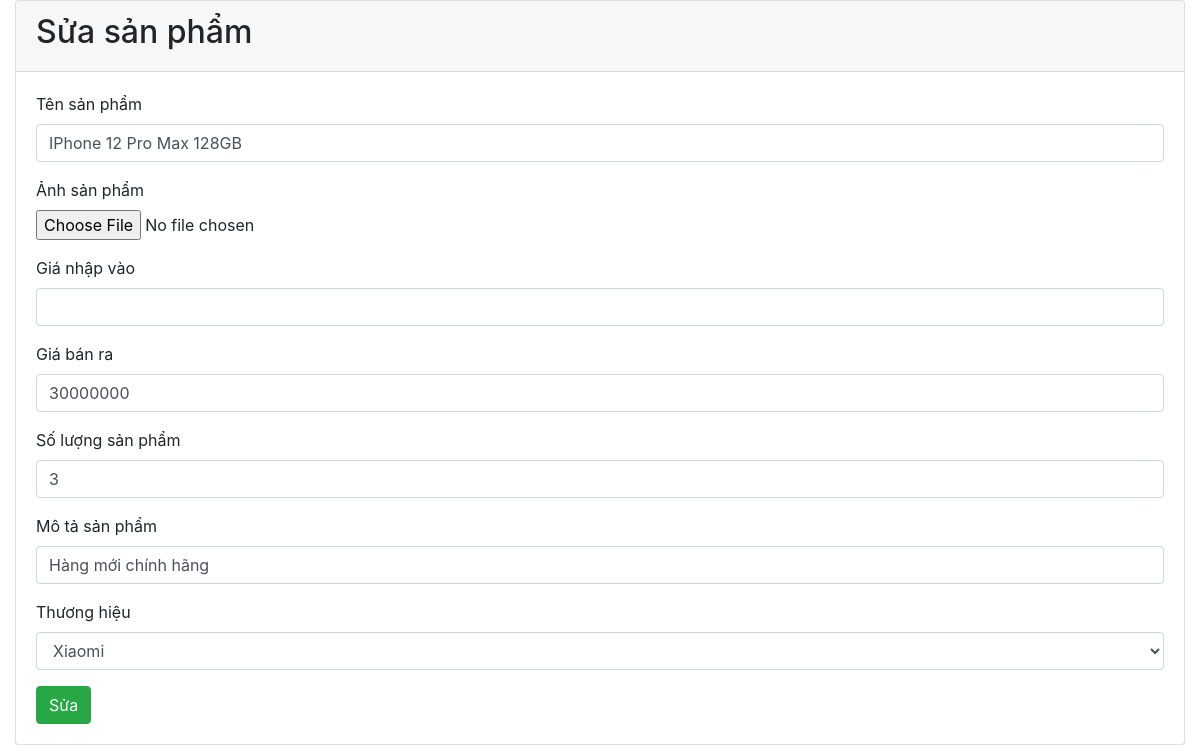
Page /index.php?page_layout=sua&id=1 (signed in) on the committed database.
### tables this page shows
CREATE TABLE `products` (
  `prd_id` int(11) NOT NULL,
  `prd_name` varchar(255) NOT NULL,
  `image` char(50) NOT NULL,
  `price` int(10) NOT NULL,
  `quantity` int(10) NOT NULL,
  `description` varchar(500) NOT NULL,
  `brand_id` int(10) NOT NULL
);

### sanpham/sua.php (the view, shortened to what this page needs)
<?php
	include 'config.php';
	$id = $_GET['id'];
	$sql_brand = "SELECT * FROM brands";
	$query_brand = mysqli_query($connect, $sql_brand);
	$sql_up = "SELECT * FROM products where prd_id = $id";
	$query_up =  mysqli_query($connect, $sql_up);
	$row_up = mysqli_fetch_assoc($query_up);
?>
<div class="container-fluid">
	<div class="card">
		<div class="card-header">
			<h2>Sửa sản phẩm</h2>
		</div>
		<div class="card-body">
			<form method="POST" enctype = "multipart/form-data">
				<div class="form-group">
					<label for="">Tên sản phẩm</label>
					<input type="text" name="prd_name" class= "form-control" required value="<?php  echo $row_up['prd_name'];   ?>">
				</div>
				<div class="form-group">
					<label for="">Ảnh sản phẩm</label> <br>
					<input type="file" name="image">
				</div>
				<div class="form-group">
					<label for="">Giá nhập vào</label>
					<input type="number" name="price_in" class= "form-control" required value="<?php  echo $row_up['price_in'];   ?>">
				</div>
				<div class="form-group">
					<label for="">Giá bán ra</label>
					<input type="number" name="price" class= "form-control" required value="<?php  echo $row_up['price'];   ?>">
				</div>
				<div class="form-group">
					<label for="">Số lượng sản phẩm</label>
					<input type="number" name="quantity" class= "form-control" required value="<?php  echo $row_up['quantity'];   ?>">
				</div>
				<div class="form-group">
					<label for="">Mô tả sản phẩm</label>
					<input type="text" name="description" class= "form-control" required value="<?php  echo $row_up['description'];   ?>">
				</div>
				<div class="form-group">
					<label for="">Thương hiệu</label>
					<select class="form-control" name="brand_id">
					<?php
						while($row_brand = mysqli_fetch_assoc($query_brand)){?>
							<option value="<?php echo $row_brand['brand_id'];  ?>"><?php echo $row_brand['brand_name'];  ?></option>
						<?php } ?>
				</select>
				</div>
				<button name="sbm" class="btn btn-success" type = "submit">Sửa</button>
			</form>
		</div>
	</div>
</div>

### rows in the picture
products: prd_name "IPhone 12 Pro Max 128GB", price "30000000", quantity "3", description "Hàng mới chính hãng"

### other values in the picture
form field brand_id "Xiaomi"
